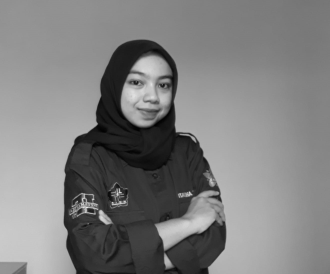
#> input picture gambar/foto.jpeg, 330 x 274 px
$ jupyter execute --allow-errors prak3.ipynb   (older library calls are emulated)
#> lines starting #> are read from the running program, lines starting #| are printed output that depends on the picture
# Praktikum Visi Komputer
## Modul ke-3

## Pemprosesan citra dengan OpenCV

Saat kita bekerja dengan gambar/image/citra, bisa saja kita perlu memproses citra seperti mempertajam citra, menggunakan filter, menggabungkan citra.

### Konversi warna

OpenCV memiliki banyak sekali fungsi yang berkaitan dengan warna. Ada model warna yang cocok untuk perangkat input seperti camera, ada yang cocok untuk perangkat output seperti TV, printer, layar komputer. Namun terdapat 3 model warna yang umum digunakan yaitu:
- Grayscale. Grayscale merupakan model yang mengurangi informasi warna menjadi nilai gray. Biasanya setiap piksel pada image grayscale direpresentasikan oleh satu nilai 8-bit dalam rentang 0 (hitam) hingga 255 (putih). Bisa digunakan untuk memproses image yang hanya perlu informasi brightness seperti pada deteksi wajah.
- BGR. BGR adalah model warna blue-green-red, di mana setiap piksel memiliki 3 nilai 8-bit yang merepresentasikan komponen/channel biru/blue, hijau/green dan merah/red. Contoh piksel [0, 0, 0] untuk hitam, [255, 0, 0] untuk biru, [0, 255, 0] untuk hijau, [0, 0, 255] untuk merah, dan [255, 255, 255] untuk putih.
- HSV. Model HSV menggunakan 3 channel berbeda. Hue merupakan rona atau corak warna, Saturation merupakan intensitas atau kekuatan warna dan value merupakan kecerahan dari warna.

Model warna default pada OpenCV adalah BGR. Model yang digunakan pada komputasi disebut model additive, yang berkaitan dengan cahaya/light. Cahaya memiliki reaksi berbeda dibandingkan lukisan/paint. Nilai [0, 255, 255] bermakna tidak ada biru, hijau penuh dan merah penuh sehingga hasilnya adalah kuning. Tapi pada lukisan, warna hijau dan merah jika dicampur menjadi warna coklat.

[cell 1]
import cv2

#download image di: https://i.im.ge/2021/09/09/QJP3s1.jpg
img = cv2.imread('gambar/input.jpg')
#> (the rest of this cell did not finish here and is left out)

#> (a cell that did not finish here is left out)

Gambar versi YUV sebelumnya malah menjadi jelek dan tidak jelas. Sebenarnya karena `yuv_img` dalam bentuk array NumPy, kita dapat melakukan slicing dan menampilkan setiap channel secara terpisah.

#> (a cell that did not finish here is left out)

Apabila kita melihat hasil dari pemisahan YUV di atas, channel Y sama dengan citra grayscale, yang merepresentasikan nilai intensitas. Channel U dan V merepresentasikan informasi warna. U proyeksi biru, V proyeksi merah.

#> (a cell that did not finish here is left out)

#> (a cell that did not finish here is left out)

### Translasi citra / Image translation

Pada bagian ini, kita akan membahas tentang penggeseran citra. Dalam terminologi visi komputer, hal ini disebut sebagai translasi. Mari kita lihat bagaimana kita bisa melakukannya.

[cell 6]
import cv2
import numpy as np

img = cv2.imread('gambar/input.jpg')
#> (the rest of this cell did not finish here and is left out)

Operasi translasi pada dasarnya kita menggeser gambar dengan menambahkan/mengurangi koordinat X dan Y. Untuk melakukan hal tersebut, kita perlu membuat matriks transformasi, seperti yang ditunjukkan sebagai berikut:

[](https://im.ge/i/QJZppS)

Di sini, nilai tx dan ty adalah nilai terjemahan X dan Y, yaitu gambar akan digerakkan oleh X unit ke kanan, dan oleh Y unit ke bawah. Jadi setelah kita membuat matriks seperti ini, kita dapat menggunakan fungsi, `warpAffine`, untuk diterapkan pada citra. Argumen ketiga di warpAffine mengacu pada jumlah baris dan kolom pada gambar yang dihasilkan. Sejak jumlah baris dan kolom sama dengan gambar asli, gambar yang dihasilkan menjadi terpotong. Untuk menghindari pemotongan, kita bisa melakukan seperti berikut.
`img_translation = cv2.warpAffine(img, translation_matrix, (num_cols + 70, num_rows + 110))`

[cell 7]
#Latihan 1
#Ubah code program sebelumnya lalu ubah translasi citra sehingga menjadi tidak terpotong

import cv2
import numpy as np

img = cv2.imread('gambar/input.jpg')
#> (the rest of this cell did not finish here and is left out)

### Rotasi citra / Image rotation

Kita dapat melakukan rotasi citra dengan sudut tertentu. Rotasi merupakan bentuk transformasi. Untuk melakukan rotasi, kita dan kita dapat mencapainya dengan menggunakan transformasi matriks berikut.

[](https://im.ge/i/QJZzaJ)

Di sini, θ adalah sudut rotasi berlawanan arah jarum jam. OpenCV menyediakan fungsi `getRotationMatrix2D`. Kita dapat menentukan titik di mana gambar akan diputar, sudut rotasi dalam derajat, dan faktor skala untuk gambar. Setelah kita memiliki matriks transformasi, kita dapat menggunakan fungsi `warpAffine` untuk menerapkan matriks ini ke gambar apa pun.

[cell 8]
img = cv2.imread('gambar/input.jpg')
#> (the rest of this cell did not finish here and is left out)

[cell 9]
#Latihan 2
#Ubah code program sebelumnya dengan memperkecil ukuran citra rotasi menjadi setengahnya

img = cv2.imread('gambar/input.jpg')
#> (the rest of this cell did not finish here and is left out)

[cell 10]
#Latihan 3
#Ubah latihan 2, lalu coba ubah rotasi gambar menjadi searah jarum jam

img = cv2.imread('gambar/input.jpg')
#> (the rest of this cell did not finish here and is left out)

### Mengubah ukuran citra / image scaling

Kita dapat mengubah ukuran citra menggunakan faktor scaling atau bisa saja mengubahnya menjadi ukuran tertentu.

#> (a cell that did not finish here is left out)

[cell 12]
#Kita sudah mencoba banyak proses transformasi citra
#Berikut ini kita akan bermain-main dengan efek tertentu menggunakan image warping

import cv2
import numpy as np
import math

img = cv2.imread('gambar/input.jpg', cv2.IMREAD_GRAYSCALE)
#> (the rest of this cell did not finish here and is left out)

[cell 13]
#Latihan 4
#Ubah program image warping di atas sehingga image yang digunakan adalah foto selfie sendiri
#Lalu silakan bereksperimen bentuk image warping lainnya

import cv2
import numpy as np
import math

img = cv2.imread('gambar/foto.jpeg', cv2.IMREAD_REDUCED_GRAYSCALE_4)
#> img is the input picture: shape (274, 330); min 2, max 228, mean 127.2
rows, cols = img.shape
#> rows = 274; cols = 330

#####################
# Vertical wave

img_output = np.zeros(img.shape, dtype=img.dtype)

for i in range(rows):
    for j in range(cols):
        offset_x = int(25.0 * math.sin(2 * 3.14 * i / 180))
        offset_y = 0
        if j+offset_x < rows:
            img_output[i,j] = img[i,(j+offset_x)%cols]
        else:
            img_output[i,j] = 0
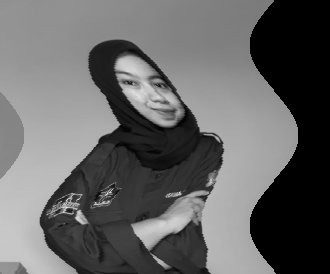
#> img_output: shape (274, 330); min 0, max 228, mean 100.8

cv2.imshow('Input', img)
cv2.imshow('Vertical wave', img_output)

#####################
# Horizontal wave

img_output = np.zeros(img.shape, dtype=img.dtype)

for i in range(rows):
    for j in range(cols):
        offset_x = 0
        offset_y = int(16.0 * math.sin(2 * 3.14 * j / 150))
        if i+offset_y < rows:
            img_output[i,j] = img[(i+offset_y)%rows,j]
        else:
            img_output[i,j] = 0
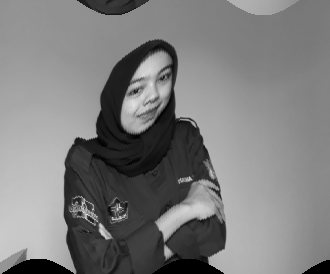
#> img_output: shape (274, 330); min 0, max 228, mean 124.7

cv2.imshow('Horizontal wave', img_output)

#####################
# Both horizontal and vertical

img_output = np.zeros(img.shape, dtype=img.dtype)

for i in range(rows):
    for j in range(cols):
        offset_x = int(20.0 * math.sin(2 * 3.14 * i / 150))
        offset_y = int(20.0 * math.cos(2 * 3.14 * j / 150))
        if i+offset_y < rows and j+offset_x < cols:
            img_output[i,j] = img[(i+offset_y)%rows,(j+offset_x)%cols]
        else:
            img_output[i,j] = 0
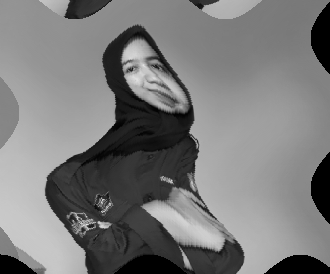
#> img_output: shape (274, 330); min 0, max 228, mean 121.7

cv2.imshow('Multidirectional wave', img_output)

#####################
# Concave effectimg_output = np.zeros(img.shape, dtype=img.dtype)

for i in range(rows):
    for j in range(cols):
        offset_x = int(128.0 * math.sin(2 * 3.14 * i / (2*cols)))
        offset_y = 0
        if j+offset_x < cols:
            img_output[i,j] = img[i,(j+offset_x)%cols]
        else:
            img_output[i,j] = 0
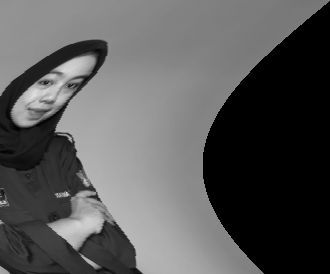
#> img_output: shape (274, 330); min 0, max 226, mean 88.6

cv2.imshow('Concave', img_output)
cv2.waitKey()

$ run again, with gambar/grup10.jpg copied over gambar/foto.jpeg
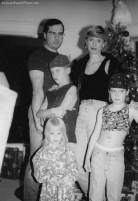
#> input picture gambar/grup10.jpg, 138 x 201 px
#> img is the input picture: shape (201, 138); min 12, max 232, mean 110.6
#> after the loop `for i in range(rows):`:
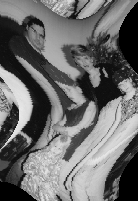
#> img_output: shape (201, 138); min 0, max 232, mean 107.8
#> after the loop `for i in range(rows):`:
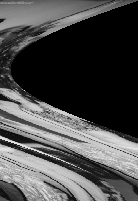
#> img_output: shape (201, 138); min 0, max 230, mean 75.3
